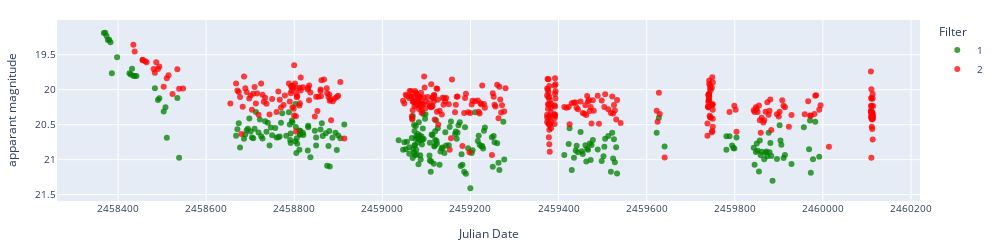

Notebook code for this chart:
### Markdown cell above
### View individual light curve

### Code cell
# Display lasair difference magnitude and apparent magnitude light curves.

objects = ['ZTF18abtmjhk']

for object in objects:
    try:
        lc_lasair = load_lasair_lc(object, path=f'../lightcurves_dataset/lasair_{date}')
    except:
        # Create a folder within path for LCs if one does not exist
        if not os.path.exists(f'../lightcurves_dataset/lasair_non_dataset/cache'):
            os.makedirs(f'../lightcurves_dataset/lasair_non_dataset/cache')
        print('Not in dataset')
        download_lasair_lc([object], folderpath=f'../lightcurves_dataset/lasair_non_dataset', cache=f'../lightcurves_dataset/lasair_non_dataset/cache')
        lc_lasair = load_lasair_lc(object, path=f'../lightcurves_dataset/lasair_non_dataset')

    lc_lasair_appmag = lasair_clean(lc_lasair, limit=25, magerrlim=1)

    # print('Lasair difference magnitude')
    # display_lightcurve(lc_lasair,x='jd',y='magpsf',errorCol=errCollasair1)
    print('Lasair apparent magnitude')
    display_lightcurve(lc_lasair_appmag,x='jd',y='dc_mag',errorCol=errCollasair2)

### Figure 1 — Plotly figure (JSON) as saved in the notebook; plotly's stock layout.template omitted (floating-point values rounded to 4 significant figures; data arrays with more than 128 entries replaced by an {"elided": "..."} marker saying what was removed)
{"data": [{"hovertemplate": "Filter=1<br>Julian Date=%{x}<br>apparant magnitude=%{y}<extra></extra>", "legendgroup": "1", "marker": {"color": "green", "opacity": 0.75, "symbol": "circle"}, "mode": "markers", "name": "1", "orientation": "v", "showlegend": true, "type": "scatter", "x": {"elided": "271 float values"}, "xaxis": "x", "y": {"elided": "271 float values"}, "yaxis": "y"}, {"hovertemplate": "Filter=2<br>Julian Date=%{x}<br>apparant magnitude=%{y}<extra></extra>", "legendgroup": "2", "marker": {"color": "red", "opacity": 0.75, "symbol": "circle"}, "mode": "markers", "name": "2", "orientation": "v", "showlegend": true, "type": "scatter", "x": {"elided": "395 float values"}, "xaxis": "x", "y": {"elided": "395 float values"}, "yaxis": "y"}], "layout": {"font": {"size": 10}, "height": 250, "legend": {"title": {"text": "Filter"}, "tracegroupgap": 0}, "margin": {"b": 20, "l": 20, "r": 20, "t": 20}, "width": 1000, "xaxis": {"anchor": "y", "domain": [0, 1], "tickformat": "float", "title": {"text": "Julian Date"}}, "yaxis": {"anchor": "x", "autorange": "reversed", "domain": [0, 1], "title": {"text": "apparant magnitude"}}}}
